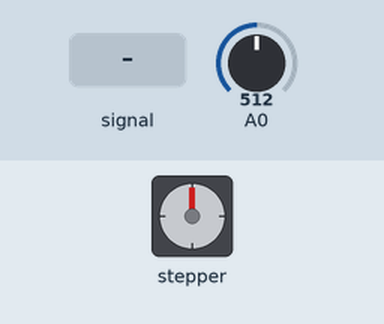
Recording of a sketch running on a simulated Arduino Uno, built with avr-gcc and run on an emulated ATmega328P. On the bench: stepper motor. The inputs (shaded band) are chosen by the test bench; at power-on: A0 = 512. Stepper angles assume 200 steps per turn.

Above: at 1.2 s.
1.3 s: A0 set to 716
At 1.45 s:
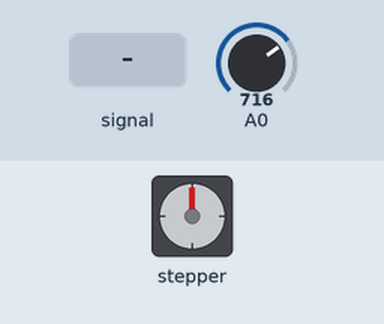
At 2.05 s:
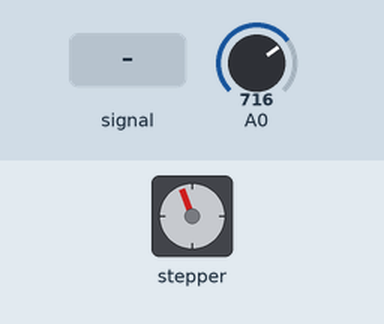
4.3 s: A0 set to 40
At 4.47 s:
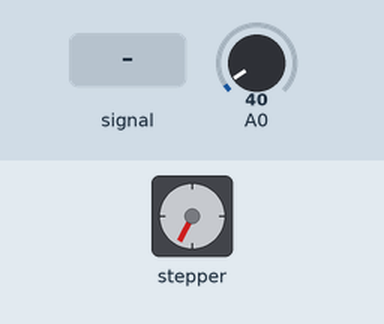
7.3 s: A0 set to 122
10.3 s: A0 fed a 200 Hz sine of ±81 counts around its level
Timing chart, 0 to 17.3 s (numbered marks = the images above; inputs shaded):
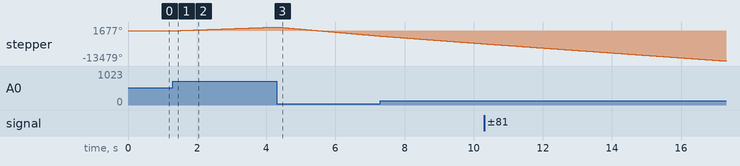

Measured:
- after the input at 1.3 s, stepper: keeps turning clockwise at about 560°/s, starting at once

The sketch:

NEMA_JOYSTICK.ino
```cpp
#include <AccelStepper.h>

#define dirPin 3
#define stepPin 2

AccelStepper stepper(AccelStepper::DRIVER, stepPin, dirPin);

void setup() {
  stepper.setMaxSpeed(1000); // Ajusta según tus necesidades
  stepper.setAcceleration(1000); // Ajusta según tus necesidades
}

void loop() {
  int xPosition = analogRead(A0);

  // Definir un rango muerto
  int threshold = 50;
  int speed;

  if (xPosition > (512 + threshold)) {
    // Mover en una dirección
    speed = map(xPosition, 512 + threshold, 1023, 0, 1000);
  }
  else if (xPosition < (512 - threshold)) {
    // Mover en la otra dirección
    speed = map(xPosition, 0, 512 - threshold, -1000, 0);
  } else {
    // Dentro del rango muerto, no moverse
    speed = 0;
  }

  stepper.setSpeed(speed);
  stepper.runSpeed();
}
```
